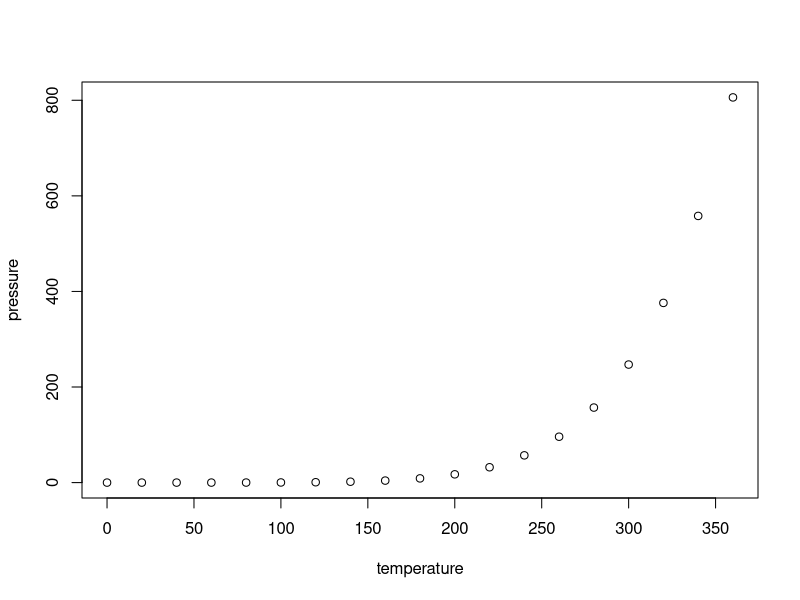
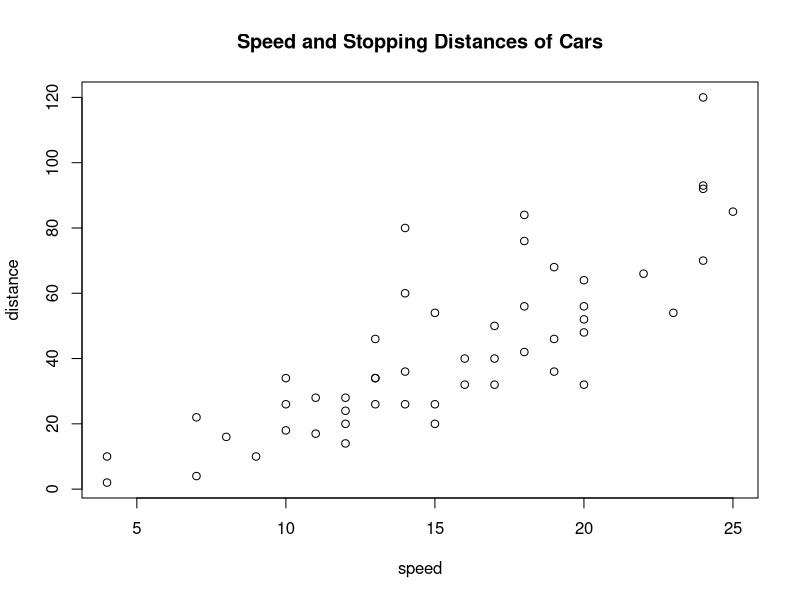
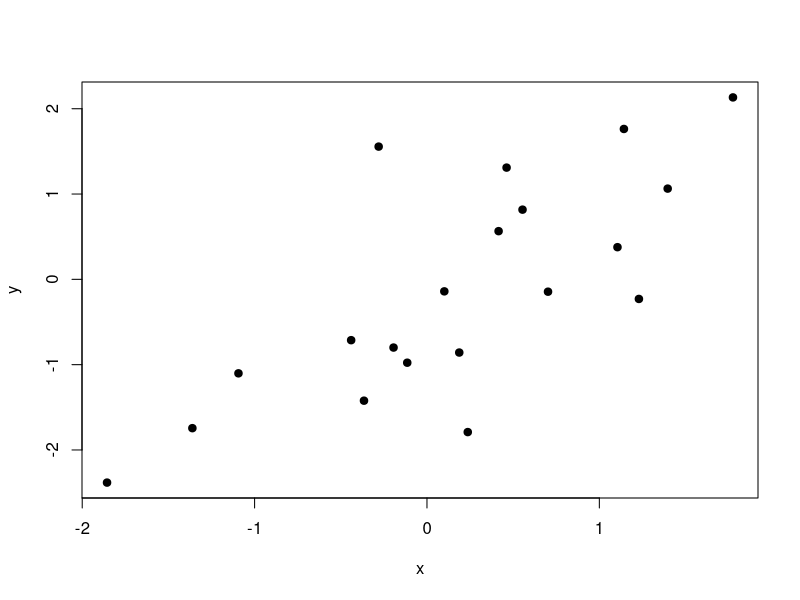
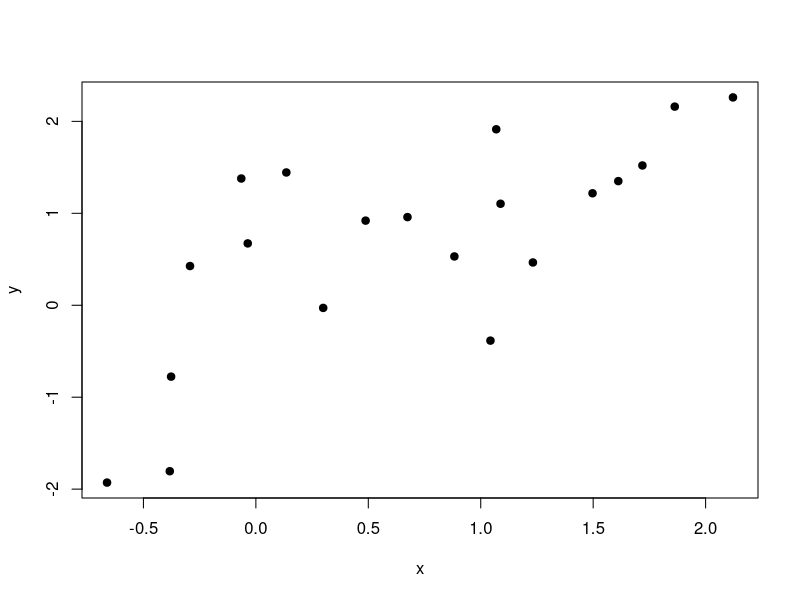

Write the R code that produced these figures, in order.
## ---- chunk 1
knitr::opts_chunk$set(echo = TRUE)
## ---- chunk 2
summary(cars)
## ---- chunk 3
plot(pressure)
## ---- chunk 4
help(median)
## ---- chunk 5
head(pressure, n = 10)
## ---- chunk 6
head(pressure)
## ---- chunk 7
median(cars$dist)
## ---- chunk 8
mean(cars$speed)
## ---- chunk 9
summary(cars)
## ---- chunk 10
plot(cars, main = "Speed and Stopping Distances of Cars", xlab = "speed", ylab = "distance")
## ---- chunk 11
sum((iris$Sepal.Length[25] + iris$Sepal.Length[26]) / 2 )
## ---- chunk 12
less_than_3 = subset(iris, iris$Petal.Length <= 3)
sum(less_than_3$Petal.Length)
## ---- chunk 13
all_virginica = subset(iris, iris$Species == "virginica")
x = all_virginica$Sepal.Length[10]
print(4 * x / 2 ^ 3)
## ---- chunk 14
all_setosa = subset(iris, iris$Species == "setosa")
x = sum(all_virginica$Sepal.Width)
print(4 * (x / 2) ^ 3)
## ---- chunk 15
set.seed(13)
x <- rnorm(n = 20)
y <- rnorm(n = 20, mean = x)
plot(y ~ x, pch = 19)
## ---- chunk 16
set.seed(14)
x <- rnorm(n = 20)
y <- rnorm(n = 20, mean = x)
plot(y ~ x, pch = 19)
